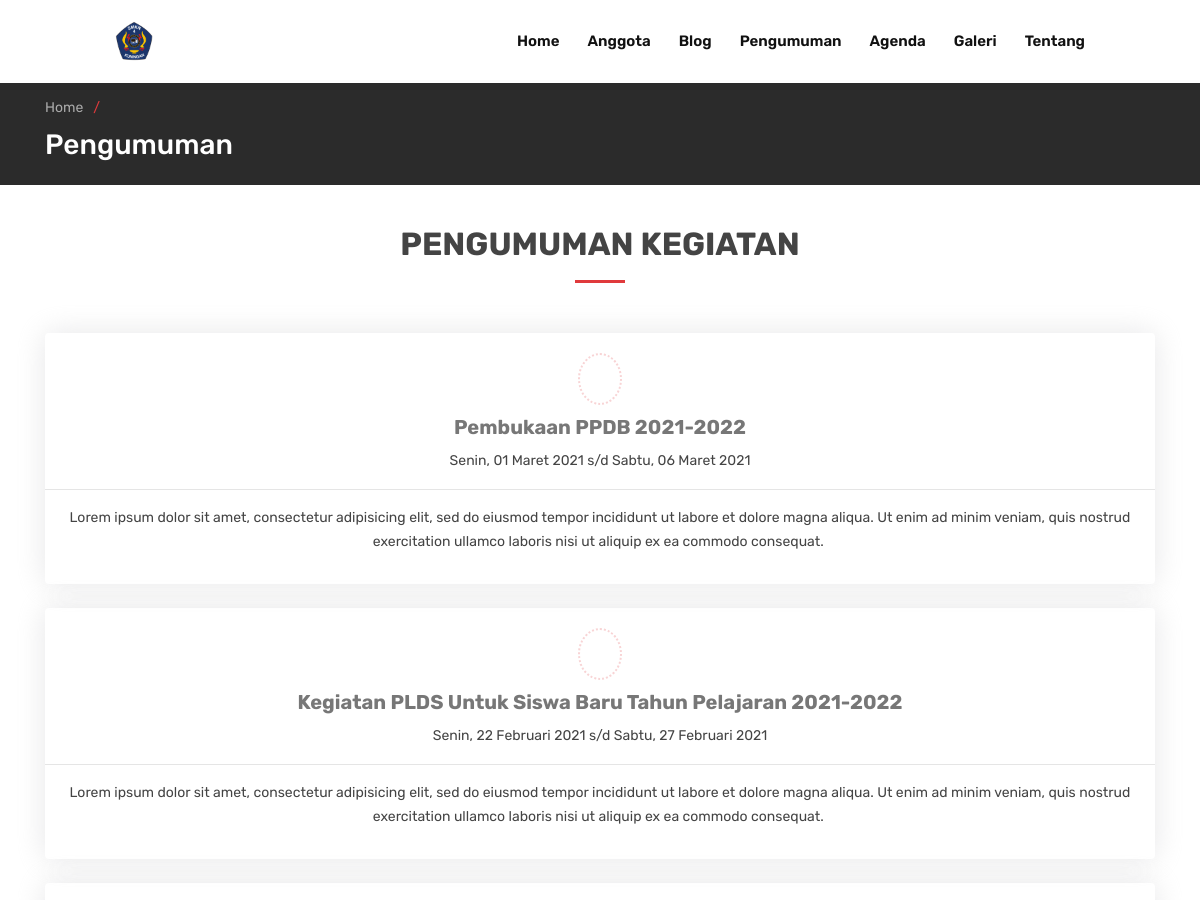
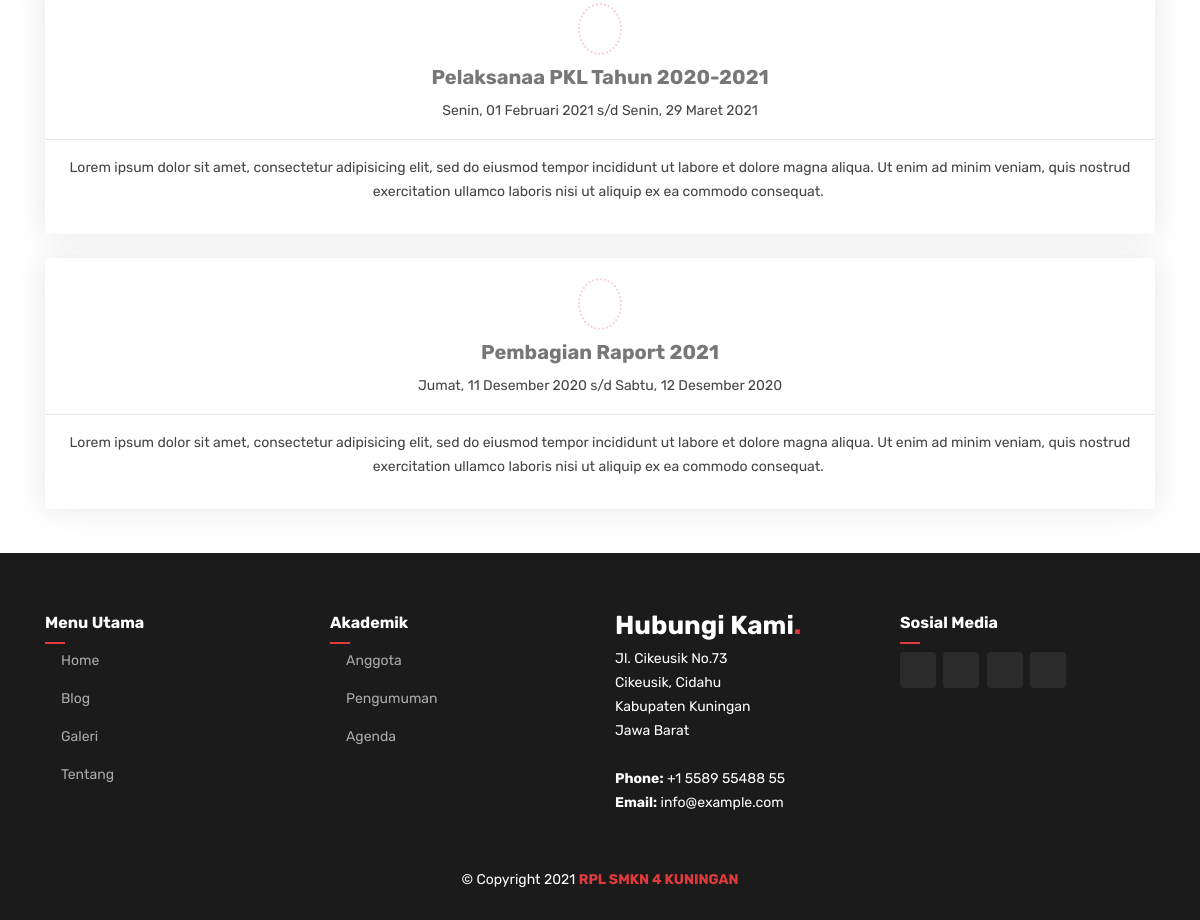
Page /index.php/pengumuman_kegiatan on the committed database (2 pictures, top to bottom).
### tables this page shows
CREATE TABLE `pengaturan` (
  `nama` varchar(255) NOT NULL,
  `deskripsi` text NOT NULL,
  `logo` varchar(255) NOT NULL,
  `link_facebook` varchar(255) NOT NULL,
  `link_twitter` varchar(255) NOT NULL,
  `link_instagram` varchar(255) NOT NULL,
  `link_whatsapp` varchar(255) NOT NULL
);

CREATE TABLE `pengumuman` (
  `pengumuman_id` int(11) NOT NULL,
  `pengumuman_judul` varchar(225) NOT NULL,
  `pengumuman_deskripsi` text NOT NULL,
  `pengumuman_tanggal` timestamp NOT NULL DEFAULT current_timestamp(),
  `tanggal_mulai` date DEFAULT NULL,
  `tanggal_selesai` date DEFAULT NULL,
  `pengumuman_author` varchar(50) NOT NULL
);

### application/controllers/Pengumuman_kegiatan.php (called while the page is built, shortened)
<?php
class Pengumuman_kegiatan extends CI_Controller
{
     public function __construct()
     {
          $this->load->model('m_data');
     }
     public function index()
     {
          $data['pengaturan'] = $this->m_data->get_data('pengaturan')->row();
          $this->load->library('pagination');
          $config['base_url'] = site_url('pengumuman_kegiatan/index');
          $config['total_rows'] = $this->db->count_all('pengumuman');
          $config['per_page'] = 5;
          $config["uri_segment"] = 3;
          $choice = $config["total_rows"] / $config["per_page"];
          $config["num_links"] = floor($choice);
          $data['page'] = ($this->uri->segment(3)) ? $this->uri->segment(3) : 0;
          $data['meta_keyword'] = $data['pengaturan']->nama;
          $data['meta_description'] = $data['pengaturan']->deskripsi;
          $data['pengumuman'] = $this->db->query("SELECT * FROM pengumuman ORDER BY tanggal_mulai DESC LIMIT $config[per_page] OFFSET $data[page]")->result();
          $this->load->view('frontend/v_header', $data);
          $this->load->view('frontend/v_topbar', $data);
          $this->load->view('frontend/v_pengumuman', $data);
          $this->load->view('frontend/v_footer', $data);
     }
}

### index.php (called while the page is built, shortened)
<?php
require_once BASEPATH.'core/CodeIgniter.php';

### application/models/M_data.php (called while the page is built, shortened)
<?php
class M_data extends CI_Model
{
     public function get_data($table, $nama = null, $order_by = null)
     {
          $this->db->order_by($nama, $order_by);
          return $this->db->get($table);
     }
}

### application/config/config.php (called while the page is built, shortened)
<?php
$config['base_url'] = 'http://localhost/website-osis/';
$config['index_page'] = '';
$config['uri_protocol']     = 'REQUEST_URI';
$config['url_suffix'] = '';
$config['language']     = 'english';
$config['charset'] = 'UTF-8';
$config['enable_hooks'] = FALSE;
$config['subclass_prefix'] = 'MY_';
$config['composer_autoload'] = FALSE;
$config['permitted_uri_chars'] = 'a-z 0-9~%.:_\-';
$config['enable_query_strings'] = FALSE;
$config['controller_trigger'] = 'c';
$config['function_trigger'] = 'm';
$config['directory_trigger'] = 'd';
$config['allow_get_array'] = TRUE;
$config['log_threshold'] = 0;
$config['log_path'] = '';
$config['log_file_extension'] = '';
$config['log_file_permissions'] = 0644;
$config['log_date_format'] = 'Y-m-d H:i:s';
$config['error_views_path'] = '';
$config['cache_path'] = '';
$config['cache_query_string'] = FALSE;
$config['encryption_key'] = 'CMScodeigniter123';
$config['sess_driver'] = 'files';
$config['sess_cookie_name'] = 'ci_session';
$config['sess_expiration'] = 7200;
$config['sess_save_path'] = NULL;
$config['sess_match_ip'] = FALSE;
$config['sess_time_to_update'] = 300;
$config['sess_regenerate_destroy'] = FALSE;
$config['cookie_prefix']     = '';
$config['cookie_domain']     = '';
$config['cookie_path']          = '/';
$config['cookie_secure']     = FALSE;
$config['cookie_httponly']      = FALSE;
$config['standardize_newlines'] = FALSE;
$config['global_xss_filtering'] = FALSE;
$config['csrf_protection'] = FALSE;
$config['csrf_token_name'] = 'csrf_test_name';
$config['csrf_cookie_name'] = 'csrf_cookie_name';
$config['csrf_expire'] = 7200;
$config['csrf_regenerate'] = TRUE;
$config['csrf_exclude_uris'] = array();
$config['compress_output'] = FALSE;
$config['time_reference'] = 'local';
$config['rewrite_short_tags'] = FALSE;
$config['proxy_ips'] = '';

### application/views/frontend/v_pengumuman.php (the view, shortened to what this page needs)
<main id="main">
     <section class="breadcrumbs">
          <div class="container">
               <ol>
                    <li><a href="<?= base_url() ?>">Home</a></li>
                    <li></li>
               </ol>
               <h2>Pengumuman</h2>
          </div>
     </section>
     <section id="contact" class="contact blog">
          <div class="container" data-aos="fade-up">
               <div class="section-title">
                    <h2>Pengumuman Kegiatan</h2>
               </div>
               <div class="row justify-content-center" data-aos="fade-up" data-aos-delay="100">
                    <?php foreach ($pengumuman as $p) { ?>
                         <div class="col-lg-12 mb-4">
                              <div class="info-box">
                                   <i class="bx bx-volume-full"></i>
                                   <h3><?= $p->pengumuman_judul ?></h3>
                                   <p><?= longdate_indo($p->tanggal_mulai) ?> s/d <?= longdate_indo($p->tanggal_selesai) ?></p>
                                   <hr>
                                   <p><?= $p->pengumuman_deskripsi ?></p>
                              </div>
                         </div>
                    <?php } ?>
               </div>
          </div>
     </section>
</main>

### application/views/frontend/v_topbar.php
<header id="header" class="fixed-top">
     <div class="container-fluid">
          <div class="row justify-content-center">
               <div class="col-xl-10 d-flex align-items-center">
                    <h1 class="logo mr-auto"><a href="<?= base_url() ?>"><img src="<?= base_url() . 'gambar/website/' . $pengaturan->logo ?>" alt=""></a></h1>
                    <nav class="nav-menu d-none d-lg-block">
                         <ul>
                              <li class="<?= $this->uri->segment(1) == ''  || $this->uri->segment(1) == 'home' ? 'active' : '' ?>">
                                   <a href="<?= base_url() ?>">Home</a>
                              </li>
                              <li class="<?= $this->uri->segment(1) == 'anggota-osis' ? 'active' : '' ?>">
                                   <a href="<?= base_url() ?>anggota-osis">Anggota</a>
                              </li>
                              <li class="<?= $this->uri->segment(1) == 'blog' || $this->uri->segment(1) == 'kategori-blog' || $this->uri->segment(1) == 'search' || $this->uri->segment(1) == 'detail' ? 'active' : '' ?>">
                                   <a href="<?= base_url() ?>blog">Blog</a>
                              </li>
                              <li class="<?= $this->uri->segment(1) == 'pengumuman-kegiatan' ? 'active' : '' ?>">
                                   <a href="<?= base_url() ?>pengumuman-kegiatan">Pengumuman</a>
                              </li>
                              <li class="<?= $this->uri->segment(1) == 'agenda-kegiatan' ? 'active' : '' ?>">
                                   <a href="<?= base_url() ?>agenda-kegiatan">Agenda</a>
                              </li>
                              <li class="<?= $this->uri->segment(1) == 'galeri-foto' ? 'active' : '' ?>">
                                   <a href="<?= base_url() ?>galeri-foto">Galeri</a>
                              </li>
                              <li class="<?= $this->uri->segment(1) == 'tentang' ? 'active' : '' ?>">
                                   <a href="<?= base_url() ?>tentang">Tentang</a>
                              </li>
                         </ul>
                    </nav>
               </div>
          </div>
     </div>
</header>

### assets_frontend/css/style.css (style rules this page uses)
body { font-family: 'Rubik', sans-serif; color: #444444; }
a { color: #e03a3c; }
h1, h2, h3, h4, h5, h6 { font-family: 'Rubik', sans-serif; }
#header { background: #fff; transition: all 0.5s; z-index: 997; padding: 20px 0; }
#header .logo { font-size: 32px; margin: 0; padding: 0; line-height: 1; font-weight: 600; font-family: 'Rubik', sans-serif; }
#header .logo a { color: #111111; }
#header .logo img { max-height: 40px; }
.nav-menu ul { margin: 0; padding: 0; list-style: none; }
.nav-menu>ul { display: flex; }
.nav-menu>ul>li { position: relative; white-space: nowrap; padding: 10px 0 10px 28px; }
.nav-menu a { display: block; position: relative; color: #111111; transition: 0.3s; font-size: 15px; font-weight: 600; font-family: 'Rubik', sans-serif; }
.mobile-nav { position: fixed; top: 55px; right: 15px; bottom: 15px; left: 15px; z-index: 9999; overflow-y: auto; background: #fff; transition: ease-in-out 0.2s; opacity: 0; visibility: hidden; border-radius: 10px; padding: 10px 0; }
.mobile-nav * { margin: 0; padding: 0; list-style: none; }
.mobile-nav a { display: block; position: relative; color: #111111; padding: 10px 20px; font-weight: 500; outline: none; }
section { padding: 60px 0; overflow: hidden; position: relative; }
.section-title { text-align: center; padding-bottom: 30px; position: relative; }
.section-title h2 { font-size: 32px; font-weight: bold; text-transform: uppercase; margin-bottom: 20px; padding-bottom: 20px; position: relative; }
.section-title h2::after { content: ''; position: absolute; display: block; width: 50px; height: 3px; background: #e03a3c; bottom: 0; left: calc(50% - 25px); }
.breadcrumbs { padding: 15px 0; background: #2b2b2b; min-height: 40px; margin-top: 82px; color: #fff; }
.breadcrumbs h2 { font-size: 28px; font-weight: 500; }
.breadcrumbs ol { display: flex; flex-wrap: wrap; list-style: none; padding: 0 0 10px 0; margin: 0; font-size: 14px; }
.breadcrumbs ol a { color: #aaaaaa; }
.breadcrumbs ol li+li { padding-left: 10px; }
.breadcrumbs ol li+li::before { display: inline-block; padding-right: 10px; color: #e03a3c; content: "/"; }
.contact .info-box { color: #444444; text-align: center; box-shadow: 0 0 30px rgba(214, 215, 216, 0.6); padding: 20px 0 30px 0; border-radius: 4px; }
.contact .info-box i { font-size: 32px; color: #e03a3c; border-radius: 50%; padding: 8px; border: 2px dotted #f8d4d5; }
.contact .info-box h3 { font-size: 20px; color: #777777; font-weight: 700; margin: 10px 0; }
.contact .info-box p { padding: 0; line-height: 24px; font-size: 14px; margin-bottom: 0; }
.blog { padding: 40px 0 20px 0; }

### rows in the picture
pengaturan: logo (picture)
pengumuman: pengumuman_judul "Pembukaan PPDB 2021-2022", tanggal_mulai "Senin, 01 Maret 2021", tanggal_selesai "Sabtu, 06 Maret 2021", pengumuman_deskripsi "Lorem ipsum dolor sit amet, consectetur adipisicing elit, sed do eiusmod tempor incididunt ut labore et dolore magna aliqua. Ut enim ad minim veniam, quis nostrud exercitation ullamco laboris nisi ut aliquip ex ea commodo consequat."
pengumuman: pengumuman_judul "Kegiatan PLDS Untuk Siswa Baru Tahun Pelajaran 2021-2022", tanggal_mulai "Senin, 22 Februari 2021", tanggal_selesai "Sabtu, 27 Februari 2021", pengumuman_deskripsi "Lorem ipsum dolor sit amet, consectetur adipisicing elit, sed do eiusmod tempor incididunt ut labore et dolore magna aliqua. Ut enim ad minim veniam, quis nostrud exercitation ullamco laboris nisi ut aliquip ex ea commodo consequat."
pengumuman: pengumuman_judul "Pelaksanaa PKL Tahun 2020-2021", tanggal_mulai "Senin, 01 Februari 2021", tanggal_selesai "Senin, 29 Maret 2021", pengumuman_deskripsi "Lorem ipsum dolor sit amet, consectetur adipisicing elit, sed do eiusmod tempor incididunt ut labore et dolore magna aliqua. Ut enim ad minim veniam, quis nostrud exercitation ullamco laboris nisi ut aliquip ex ea commodo consequat."
pengumuman: pengumuman_judul "Pembagian Raport 2021", tanggal_mulai "Jumat, 11 Desember 2020", tanggal_selesai "Sabtu, 12 Desember 2020", pengumuman_deskripsi "Lorem ipsum dolor sit amet, consectetur adipisicing elit, sed do eiusmod tempor incididunt ut labore et dolore magna aliqua. Ut enim ad minim veniam, quis nostrud exercitation ullamco laboris nisi ut aliquip ex ea commodo consequat."
